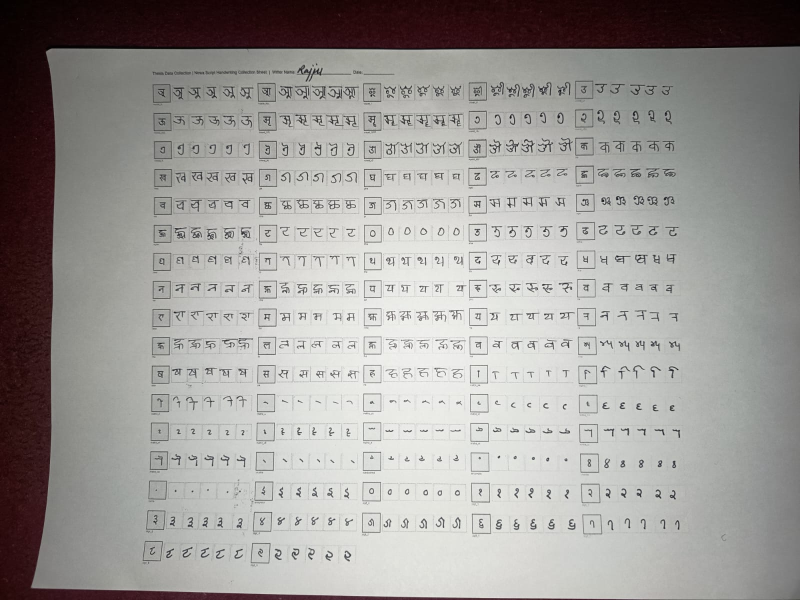
#> input picture handwritten_dataset/rajju_noto_sheet.jpeg, 1600 x 1200 px (shown at 1/2 size)
$ python -i augment_handwritten.py   (imports and definitions only)
#> lines starting #> are read from the running program, lines starting #| are printed output that depends on the picture
"""
augment_handwritten.py  —  Newa Script OCR
============================================================
Augmentation pipeline for HANDWRITTEN character images.

These are real photos of handwritten Newa characters, so
augmentation must be CONSERVATIVE — we only apply transforms
that simulate natural real-world variation, not artistic effects.

WHY AUGMENT HANDWRITTEN DATA AT ALL?
  You have limited writers (maybe 3–10 people).
  Each person only filled 5 boxes per character.
  Without augmentation: ~5 samples per class per writer.
  With augmentation:   ~35 samples per class per writer.
  This prevents the model from memorising one person's handwriting.

WHAT WE DO (safe for handwritten):
  ✓ Small rotations        (writers tilt naturally)
  ✓ Small shear            (pen angle variation)
  ✓ Slight scale           (writing size variation)
  ✓ Brightness shift       (different lighting in photos)
  ✓ Contrast shift         (ink density variation)
  ✓ Thin noise             (paper texture, photo grain)
  ✓ Small translation      (character not always centred)

WHAT WE DON'T DO (would corrupt meaning):
  ✗ Horizontal flip        (many Newa chars are mirror pairs)
  ✗ Large rotations >10°   (character identity breaks)
  ✗ Elastic deformation    (distorts stroke shapes)
  ✗ Ink bleed / yellowing  (that's for manuscript style only)
  ✗ Heavy blur             (kills fine strokes)

USAGE:
  # Augment a single image and view the results:
  python augment_handwritten.py --demo path/to/image.png

  # Augment an entire dataset folder:
  python augment_handwritten.py --source dataset_raw/handwritten_noto
                                --output dataset_aug/handwritten_noto

  # Import and use in your own script:
  from augment_handwritten import augment_handwritten, augment_folder
"""

import cv2
import numpy as np
import os
import argparse
from pathlib import Path


# ═══════════════════════════════════════════════════════════════
# CONFIGURATION
# ═══════════════════════════════════════════════════════════════

IMG_SIZE = 128   # all images are this × this pixels

# ── Rotation ────────────────────────────────────────────────────
ROT_ANGLES   = [-8, -5, -3, 3, 5, 8]        # degrees

# ── Shear (slant) ───────────────────────────────────────────────
SHEAR_VALUES = [-0.10, -0.05, 0.05, 0.10]   # fraction of width

# ── Scale ───────────────────────────────────────────────────────
SCALE_VALUES = [0.88, 0.92, 1.08, 1.12]     # multiply IMG_SIZE

# ── Translation (shift) ─────────────────────────────────────────
TRANSLATE_PX = [-6, -3, 3, 6]               # pixels

# ── Brightness (multiply all pixels) ────────────────────────────
BRIGHTNESS_FACTORS = [0.80, 0.90, 1.10, 1.20]

# ── Contrast (alpha in: out = alpha*(in - 128) + 128) ───────────
CONTRAST_ALPHAS    = [0.80, 0.90, 1.10, 1.20]

# ── Noise (Gaussian std dev) ─────────────────────────────────────
NOISE_STDS = [5, 10]   # low noise only — just paper texture

# Which augmentations to apply (set False to skip any)
APPLY = {
    "rotation"   : True,
    "shear"      : True,
    "scale"      : True,
    "translate"  : True,
    "brightness" : True,
    "contrast"   : True,
    "noise"      : True,
}


# ═══════════════════════════════════════════════════════════════
# INDIVIDUAL TRANSFORM FUNCTIONS
# Each returns (suffix_string, augmented_image)
# suffix is used in the output filename so you know what was done
# ═══════════════════════════════════════════════════════════════

def apply_rotation(img, angle):
    """
    Rotate the character by `angle` degrees around the centre.
    Fills empty corners with white (background colour).
    Keeps the image at IMG_SIZE × IMG_SIZE.

    Real writers tilt characters by a few degrees naturally.
    This teaches the model to handle that variation.
    """
    h, w   = img.shape
    centre = (w // 2, h // 2)
    M      = cv2.getRotationMatrix2D(centre, angle, 1.0)
    rotated = cv2.warpAffine(
        img, M, (w, h),
        flags=cv2.INTER_LINEAR,
        borderMode=cv2.BORDER_CONSTANT,
        borderValue=255)    # white background
    return f"rot{angle:+d}", rotated


def apply_shear(img, shear):
    """
    Apply horizontal shear — the character leans left or right.
    Simulates pen angle variation between writers.

    Shear matrix:  [1  shear]   applied to x-coordinate
                   [0    1  ]
    """
    h, w = img.shape
    # Shift so the character doesn't slide off-frame
    shift = abs(shear) * h / 2
    M = np.float32([
        [1, shear, -shift if shear > 0 else 0],
        [0, 1,      0]
    ])
    sheared = cv2.warpAffine(
        img, M, (w, h),
        flags=cv2.INTER_LINEAR,
        borderMode=cv2.BORDER_CONSTANT,
        borderValue=255)
    suffix = f"sh{int(shear*100):+d}"
    return suffix, sheared


def apply_scale(img, scale_factor):
    """
    Scale the character up or down, then crop/pad back to IMG_SIZE.
    Simulates different writing sizes — some writers write big,
    some write small.
    """
    h, w       = img.shape
    new_size   = int(h * scale_factor)
    # Resize
    resized = cv2.resize(img, (new_size, new_size),
                         interpolation=cv2.INTER_AREA
                         if scale_factor < 1
                         else cv2.INTER_LINEAR)
    # Create white canvas of original size
    canvas = np.full((h, w), 255, dtype=np.uint8)
    # Centre-paste
    if scale_factor < 1:
        # smaller: paste in centre
        pad_y = (h - new_size) // 2
        pad_x = (w - new_size) // 2
        canvas[pad_y:pad_y+new_size, pad_x:pad_x+new_size] = resized
    else:
        # larger: crop centre
        start_y = (new_size - h) // 2
        start_x = (new_size - w) // 2
        canvas = resized[start_y:start_y+h, start_x:start_x+w]
        if canvas.shape != (h, w):
            canvas = cv2.resize(canvas, (w, h))
    suffix = f"sc{int(scale_factor*100)}"
    return suffix, canvas


def apply_translation(img, dx, dy=0):
    """
    Shift the character by (dx, dy) pixels.
    Fills the gap with white.

    Characters aren't always perfectly centred in the crop box.
    This teaches the model to handle off-centre characters.
    """
    h, w = img.shape
    M    = np.float32([[1, 0, dx], [0, 1, dy]])
    shifted = cv2.warpAffine(
        img, M, (w, h),
        flags=cv2.INTER_LINEAR,
        borderMode=cv2.BORDER_CONSTANT,
        borderValue=255)
    suffix = f"tr{dx:+d}"
    return suffix, shifted


def apply_brightness(img, factor):
    """
    Multiply all pixel values by `factor`.
    factor < 1  → darker  (simulates dim lighting)
    factor > 1  → lighter (simulates bright/overexposed photo)

    Clamps to [0, 255] to avoid wrap-around artifacts.
    """
    bright = np.clip(img.astype(np.float32) * factor, 0, 255)\
               .astype(np.uint8)
    suffix = f"br{int(factor*100)}"
    return suffix, bright


def apply_contrast(img, alpha):
    """
    Adjust contrast around the midpoint (128).
    out = alpha * (in - 128) + 128

    alpha < 1  → lower contrast (ink looks faded)
    alpha > 1  → higher contrast (ink looks bolder)

    Simulates variation in pen ink density and paper whiteness.
    """
    adjusted = np.clip(
        alpha * (img.astype(np.float32) - 128) + 128,
        0, 255).astype(np.uint8)
    suffix = f"co{int(alpha*100)}"
    return suffix, adjusted


def apply_noise(img, std):
    """
    Add Gaussian noise to the image.
    Simulates:
      • Paper grain
      • JPEG compression artifacts in the photo
      • Subtle ink texture variation

    std controls noise intensity — we keep this small
    so strokes stay legible.
    """
    noise  = np.random.normal(0, std, img.shape).astype(np.float32)
    noisy  = np.clip(img.astype(np.float32) + noise, 0, 255)\
               .astype(np.uint8)
    suffix = f"ns{std}"
    return suffix, noisy


# ═══════════════════════════════════════════════════════════════
# MAIN AUGMENTATION FUNCTION
# ═══════════════════════════════════════════════════════════════

def augment_handwritten(img, apply=None):
    """
    Apply all enabled augmentations to one grayscale crop image.

    Args:
        img   : grayscale numpy array, shape (IMG_SIZE, IMG_SIZE)
        apply : dict of {augmentation_name: bool} overrides.
                Defaults to the global APPLY config above.

    Returns:
        List of (suffix, augmented_image) tuples.
        Each tuple = one training sample.

    Example:
        results = augment_handwritten(my_crop)
        # results might contain 20–25 (suffix, image) pairs
        for suffix, aug_img in results:
            cv2.imwrite(f"ka_aug_{suffix}.png", aug_img)
    """
    if apply is None:
        apply = APPLY

    results = []

    if apply.get("rotation", True):
        for angle in ROT_ANGLES:
            results.append(apply_rotation(img, angle))
#> this loop made 6 passes
#> pass 3, in apply_rotation (call 3), `rotated = cv2.warpAffine( img, M, (w, h), flags=cv2.INTER_LINEAR, bord..`:
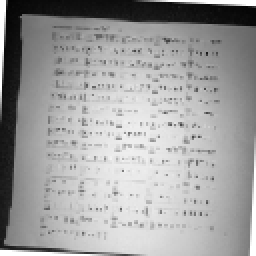
#> rotated: shape (128, 128) (shown 2 times larger); min 3, max 255, mean 160
#> after the loop, results = 6 items

    if apply.get("shear", True):
        for shear in SHEAR_VALUES:
            results.append(apply_shear(img, shear))
#> after the loop, results = 10 items

    if apply.get("scale", True):
        for sf in SCALE_VALUES:
            results.append(apply_scale(img, sf))
#> this loop made 4 passes
#> pass 3, in apply_scale (call 3), `canvas = resized[start_y:start_y+h, start_x:start_x+w]`:
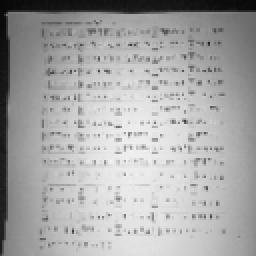
#> canvas: shape (128, 128) (shown 2 times larger); min 7, max 242, mean 168.1
#> after the loop, results = 14 items

    if apply.get("translate", True):
        for dx in TRANSLATE_PX:
            results.append(apply_translation(img, dx))
#> this loop made 4 passes
#> pass 3, in apply_translation (call 3), `shifted = cv2.warpAffine( img, M, (w, h), flags=cv2.INTER_LINEAR, bord..`:
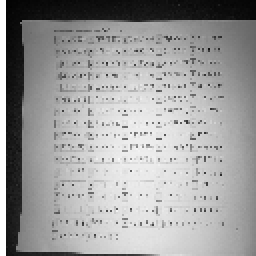
#> shifted: shape (128, 128) (shown 2 times larger); min 1, max 255, mean 158.7
#> after the loop, results = 18 items

    if apply.get("brightness", True):
        for factor in BRIGHTNESS_FACTORS:
            results.append(apply_brightness(img, factor))
#> this loop made 4 passes
#> pass 1, in apply_brightness, `bright = np.clip(img.astype(np.float32) * factor, 0, 255)\ .astype(np...`:
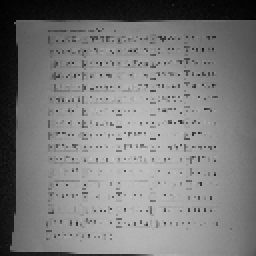
#> bright: shape (128, 128) (shown 2 times larger); min 0, max 198, mean 123.9
#> pass 3, in apply_brightness (call 3), `bright = np.clip(img.astype(np.float32) * factor, 0, 255)\ .astype(np...`:
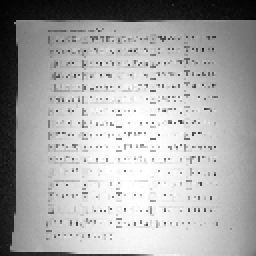
#> bright: shape (128, 128) (shown 2 times larger); min 1, max 255, mean 170.4
#> after the loop, results = 22 items

    if apply.get("contrast", True):
        for alpha in CONTRAST_ALPHAS:
            results.append(apply_contrast(img, alpha))
#> this loop made 4 passes
#> pass 1, in apply_contrast, `adjusted = np.clip( alpha * (img.astype(np.float32) - 128) + 128, 0, 2..`:
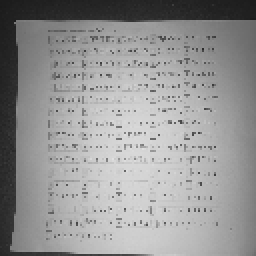
#> adjusted: shape (128, 128) (shown 2 times larger); min 26, max 224, mean 149.5
#> after the loop, results = 26 items

    if apply.get("noise", True):
        for std in NOISE_STDS:
            results.append(apply_noise(img, std))
#> after the loop, results = 28 items

    return results


# ═══════════════════════════════════════════════════════════════
# FOLDER AUGMENTATION
# ═══════════════════════════════════════════════════════════════

# [92 lines left out: function augment_folder, not called in this run]


# ═══════════════════════════════════════════════════════════════
# DEMO — visualise all augmentations on one image
# ═══════════════════════════════════════════════════════════════

def demo(image_path):
    """
    Loads one character image and saves a grid showing every
    augmented version side by side.

    Output: augmentation_demo_handwritten.jpg
    """
    img = cv2.imread(image_path, cv2.IMREAD_GRAYSCALE)
    if img is None:
        print(f"Cannot read: {image_path}")
        return

    img = cv2.resize(img, (IMG_SIZE, IMG_SIZE))

    versions = [("original", img)] + augment_handwritten(img)
#> versions = 29 items
    print(f"Total versions including original: {len(versions)}")
#| Total versions including original: 29

    # Arrange in a grid
    cols    = 7
    rows    = (len(versions) + cols - 1) // cols
#> rows = 5
    cell_sz = IMG_SIZE + 24   # image + label space
    grid    = np.ones((rows * cell_sz, cols * cell_sz), np.uint8) * 230

    for idx, (suffix, v_img) in enumerate(versions):
        r   = idx // cols
        c   = idx %  cols
        y0  = r * cell_sz
        x0  = c * cell_sz

        # Paste image
        grid[y0:y0+IMG_SIZE, x0:x0+IMG_SIZE] = v_img

        # Draw label
        cv2.putText(grid, suffix,
                    (x0 + 2, y0 + IMG_SIZE + 15),
                    cv2.FONT_HERSHEY_SIMPLEX,
                    0.32, 0, 1)
#> this loop made 29 passes
#> (suffix, r, c, y0, x0) on passes 1 to 12: ('original', 0, 0, 0, 0), ('rot-8', 0, 1, 0, 152), ('rot-5', 0, 2, 0, 304), ('rot-3', 0, 3, 0, 456), ('rot+3', 0, 4, 0, 608), ('rot+5', 0, 5, 0, 760), ('rot+8', 0, 6, 0, 912), ('sh-10', 1, 0, 152, 0), ('sh-5', 1, 1, 152, 152), ('sh+5', 1, 2, 152, 304), ('sh+10', 1, 3, 152, 456), ('sc88', 1, 4, 152, 608)
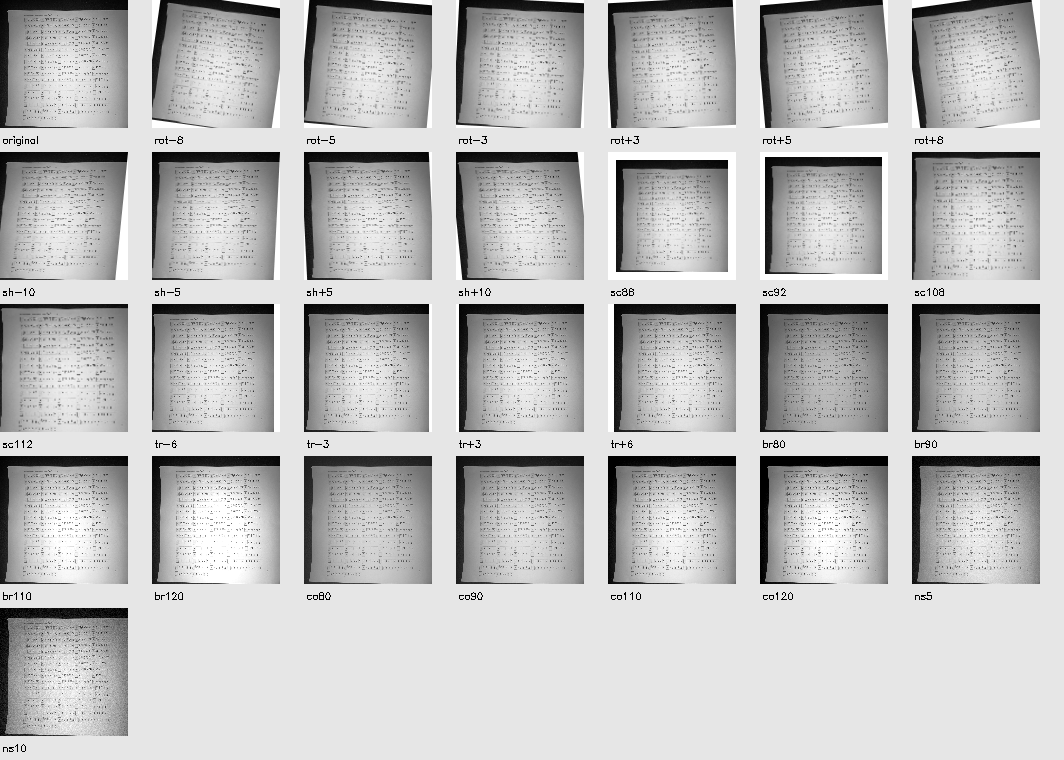
#> grid: shape (760, 1064); min 0, max 255, mean 188.9

    out_path = "augmentation_demo_handwritten.jpg"
    cv2.imwrite(out_path, grid)
    print(f"Demo saved: {out_path}")
    print("Open this file to see every augmentation applied.")


# ═══════════════════════════════════════════════════════════════
# ENTRY POINT
# ═══════════════════════════════════════════════════════════════

# [24 lines not run here, left out]

>>> result = demo('../handwritten_dataset/rajju_noto_sheet.jpeg')
